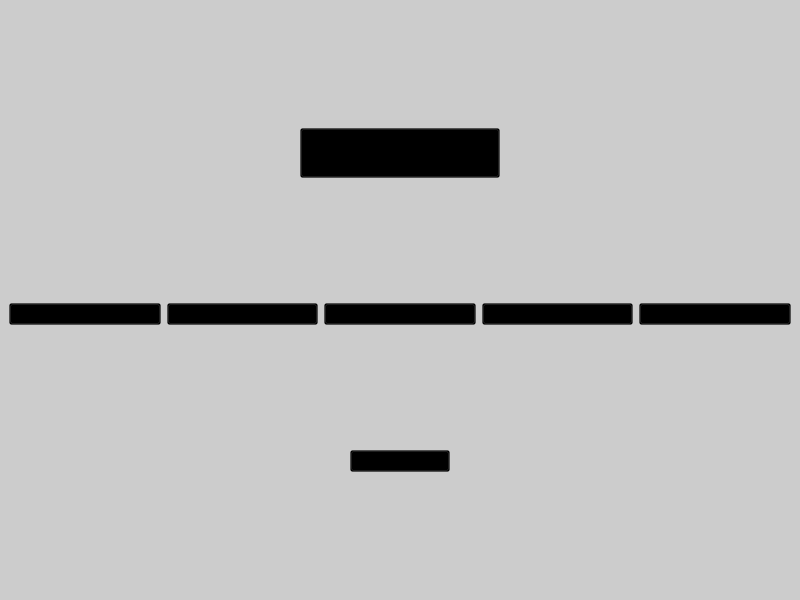
<?xml version="1.0" encoding="UTF-8"?>
<ui version="4.0">
 <class>MainWindow</class>
 <widget class="QMainWindow" name="MainWindow">
  <property name="enabled">
   <bool>true</bool>
  </property>
  <property name="geometry">
   <rect>
    <x>0</x>
    <y>0</y>
    <width>800</width>
    <height>600</height>
   </rect>
  </property>
  <property name="font">
   <font>
    <bold>true</bold>
   </font>
  </property>
  <property name="windowTitle">
   <string>Shutdown</string>
  </property>
  <property name="styleSheet">
   <string notr="true">background-color:rgba(0, 0, 0 ,0)</string>
  </property>
  <widget class="QWidget" name="centralwidget">
   <property name="styleSheet">
    <string notr="true">background-color:rgb(0, 0, 0, 20%)</string>
   </property>
   <layout class="QVBoxLayout" name="verticalLayout">
    <item>
     <layout class="QGridLayout" name="gridLayout_2">
      <item row="0" column="0">
       <widget class="QPushButton" name="pushButton_7">
        <property name="maximumSize">
         <size>
          <width>200</width>
          <height>50</height>
         </size>
        </property>
        <property name="text">
         <string>lock</string>
        </property>
       </widget>
      </item>
     </layout>
    </item>
    <item>
     <layout class="QHBoxLayout" name="horizontalLayout">
      <item>
       <widget class="QPushButton" name="pushButton_5">
        <property name="text">
         <string>sleep</string>
        </property>
       </widget>
      </item>
      <item>
       <widget class="QPushButton" name="pushButton_6">
        <property name="text">
         <string>log out</string>
        </property>
       </widget>
      </item>
      <item>
       <widget class="QPushButton" name="pushButton_2">
        <property name="text">
         <string>Shutdown</string>
        </property>
       </widget>
      </item>
      <item>
       <widget class="QPushButton" name="pushButton_3">
        <property name="text">
         <string>restart</string>
        </property>
       </widget>
      </item>
      <item>
       <widget class="QPushButton" name="pushButton_4">
        <property name="text">
         <string>hibernate</string>
        </property>
       </widget>
      </item>
     </layout>
    </item>
    <item>
     <layout class="QGridLayout" name="gridLayout">
      <item row="0" column="0">
       <widget class="QPushButton" name="pushButton">
        <property name="maximumSize">
         <size>
          <width>100</width>
          <height>16777215</height>
         </size>
        </property>
        <property name="text">
         <string>cancel</string>
        </property>
       </widget>
      </item>
     </layout>
    </item>
   </layout>
  </widget>
 </widget>
 <resources/>
 <connections>
  <connection>
   <sender>pushButton</sender>
   <signal>clicked()</signal>
   <receiver>MainWindow</receiver>
   <slot>close()</slot>
   <hints>
    <hint type="sourcelabel">
     <x>219</x>
     <y>445</y>
    </hint>
    <hint type="destinationlabel">
     <x>399</x>
     <y>299</y>
    </hint>
   </hints>
  </connection>
 </connections>
</ui>
